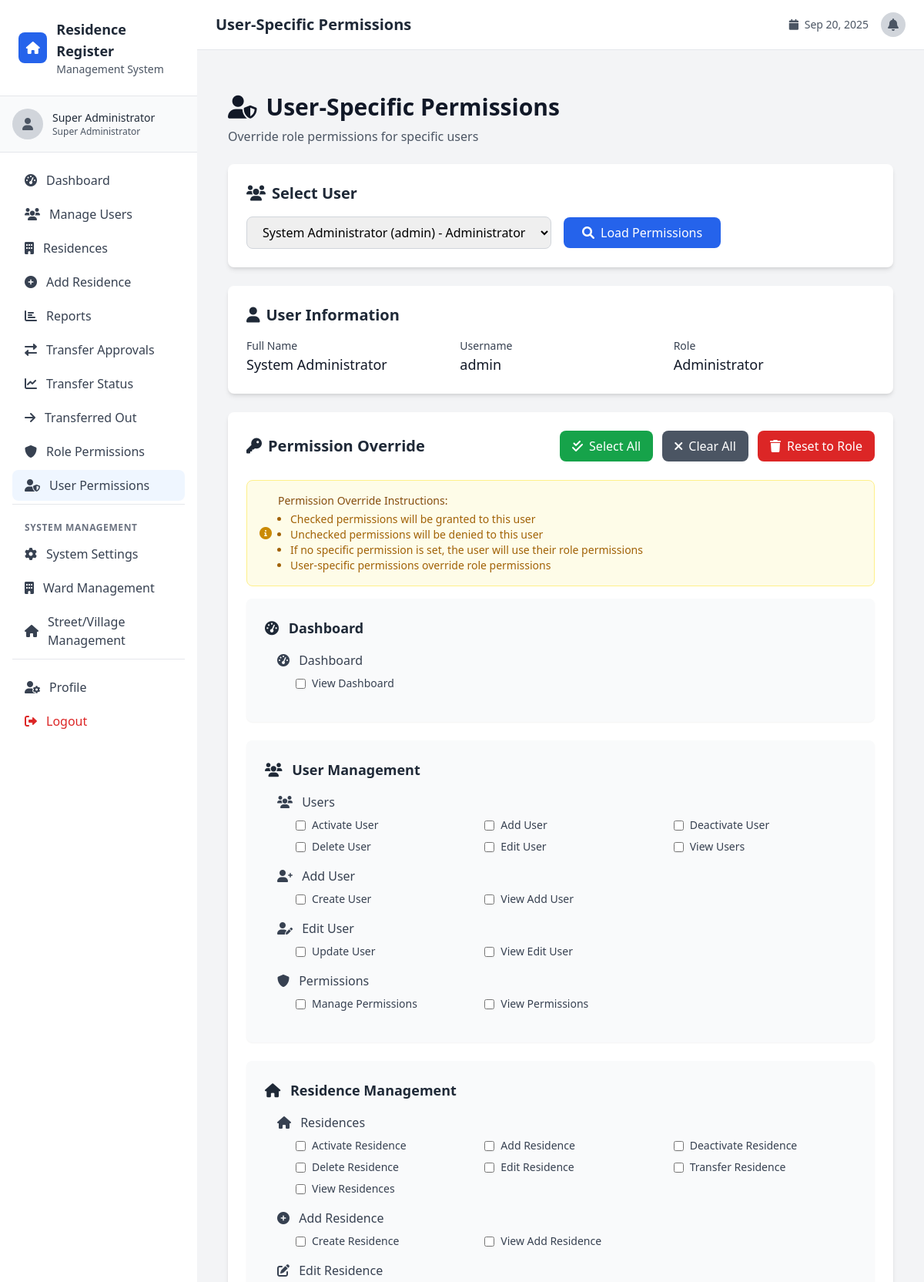
/user_permissions.php?user_id=2 (signed in, upper part), run on the app's committed database.
### tables this page shows
CREATE TABLE users (
    id INT AUTO_INCREMENT PRIMARY KEY,
    full_name VARCHAR(255) NOT NULL,
    username VARCHAR(100) UNIQUE NOT NULL,
    password VARCHAR(255) NOT NULL,
    role ENUM('super_admin', 'admin', 'weo', 'veo', 'data_collector') NOT NULL,
    nida_number VARCHAR(20) UNIQUE NOT NULL,
    assigned_ward_id INT NULL,
    assigned_village_id INT NULL,
    created_at TIMESTAMP DEFAULT CURRENT_TIMESTAMP,
    updated_at TIMESTAMP DEFAULT CURRENT_TIMESTAMP ON UPDATE CURRENT_TIMESTAMP,
    is_active BOOLEAN DEFAULT TRUE,
    FOREIGN KEY (assigned_ward_id) REFERENCES wards(id),
    FOREIGN KEY (assigned_village_id) REFERENCES villages(id)
);

CREATE TABLE permission_modules (
    id INT AUTO_INCREMENT PRIMARY KEY,
    module_name VARCHAR(100) NOT NULL,
    module_display_name VARCHAR(255) NOT NULL,
    module_description TEXT,
    module_icon VARCHAR(50),
    sort_order INT DEFAULT 0,
    is_active BOOLEAN DEFAULT TRUE,
    created_at TIMESTAMP DEFAULT CURRENT_TIMESTAMP
);

CREATE TABLE permission_pages (
    id INT AUTO_INCREMENT PRIMARY KEY,
    module_id INT NOT NULL,
    page_name VARCHAR(100) NOT NULL,
    page_display_name VARCHAR(255) NOT NULL,
    page_url VARCHAR(255) NOT NULL,
    page_description TEXT,
    page_icon VARCHAR(50),
    sort_order INT DEFAULT 0,
    is_active BOOLEAN DEFAULT TRUE,
    created_at TIMESTAMP DEFAULT CURRENT_TIMESTAMP,
    FOREIGN KEY (module_id) REFERENCES permission_modules(id) ON DELETE CASCADE
);

CREATE TABLE permission_actions (
    id INT AUTO_INCREMENT PRIMARY KEY,
    page_id INT NOT NULL,
    action_name VARCHAR(100) NOT NULL,
    action_display_name VARCHAR(255) NOT NULL,
    action_description TEXT,
    action_type ENUM('view', 'create', 'edit', 'delete', 'approve', 'reject', 'transfer', 'export', 'import') NOT NULL,
    is_active BOOLEAN DEFAULT TRUE,
    created_at TIMESTAMP DEFAULT CURRENT_TIMESTAMP,
    FOREIGN KEY (page_id) REFERENCES permission_pages(id) ON DELETE CASCADE
);

### includes/functions.php (called while the page is built, shortened)
<?php
function getRoleDisplayName($role) {
    $roles = [
        'super_admin' => 'Super Administrator',
        'admin' => 'Administrator',
        'weo' => 'Ward Executive Officer',
        'veo' => 'Village Executive Officer'
    ];
    return $roles[$role] ?? $role;
}
function getAllModules() {
    global $pdo;
    try {
        $stmt = $pdo->query("
            SELECT * FROM permission_modules
            WHERE is_active = TRUE
            ORDER BY sort_order
        ");
        return $stmt->fetchAll();
    } catch (PDOException $e) {
        return [];
    }
}
function getPagesByModule($module_id) {
    global $pdo;
    try {
        $stmt = $pdo->prepare("
            SELECT * FROM permission_pages
            WHERE module_id = ? AND is_active = TRUE
            ORDER BY sort_order
        ");
        $stmt->execute([$module_id]);
        return $stmt->fetchAll();
    } catch (PDOException $e) {
        return [];
    }
}
function getActionsByPage($page_id) {
    global $pdo;
    try {
        $stmt = $pdo->prepare("
            SELECT * FROM permission_actions
            WHERE page_id = ? AND is_active = TRUE
            ORDER BY action_name
        ");
        $stmt->execute([$page_id]);
        return $stmt->fetchAll();
    } catch (PDOException $e) {
        return [];
    }
}
?>

### user_permissions.php (the view, shortened to what this page needs)
<?php
require_once 'config/database.php';
require_once 'includes/functions.php';
$users = [];
try {
    $stmt = $pdo->query("SELECT id, full_name, username, role FROM users WHERE role != 'super_admin' ORDER BY full_name");
    $users = $stmt->fetchAll();
} catch (PDOException $e) {
    $error = "Error loading users: " . $e->getMessage();
}
$selected_user = null;
$modules = [];
if (isset($_GET['user_id']) && is_numeric($_GET['user_id'])) {
    $user_id = (int)$_GET['user_id'];
    try {
        $stmt = $pdo->prepare("SELECT id, full_name, username, role FROM users WHERE id = ? AND role != 'super_admin'");
        $stmt->execute([$user_id]);
        $selected_user = $stmt->fetch();
    } catch (PDOException $e) {
        $error = "Error loading user: " . $e->getMessage();
    }
    if ($selected_user) {
        $modules = getAllModules();
    }
}
include 'includes/header.php';
?>
<div class="container mx-auto px-4 py-8">
    <div class="mb-6">
        <h1 class="text-3xl font-bold text-gray-900 mb-2">
            <i class="fas fa-user-shield mr-3"></i>User-Specific Permissions
        </h1>
        <p class="text-gray-600">Override role permissions for specific users</p>
    </div>
    <div class="bg-white p-6 rounded-lg shadow-md mb-6">
        <h2 class="text-xl font-semibold text-gray-800 mb-4">
            <i class="fas fa-users mr-2"></i>Select User
        </h2>
        <form method="GET" class="flex items-center space-x-4">
            <select name="user_id" class="border border-gray-300 rounded-lg px-4 py-2 focus:ring-2 focus:ring-blue-500 focus:border-blue-500" required>
                <?php foreach ($users as $user): ?>
                <option value="<?php echo $user['id']; ?>" <?php echo (isset($_GET['user_id']) && $_GET['user_id'] == $user['id']) ? 'selected' : ''; ?>>
                    <?php echo htmlspecialchars($user['full_name'] . ' (' . $user['username'] . ') - ' . getRoleDisplayName($user['role'])); ?>
                </option>
                <?php endforeach; ?>
            </select>
            <button type="submit" class="bg-blue-600 text-white px-6 py-2 rounded-lg hover:bg-blue-700 transition duration-200">
                <i class="fas fa-search mr-2"></i>Load Permissions
            </button>
        </form>
    </div>
    <?php if ($selected_user): ?>
    <div class="bg-white p-6 rounded-lg shadow-md mb-6">
        <h2 class="text-xl font-semibold text-gray-800 mb-4">
            <i class="fas fa-user mr-2"></i>User Information
        </h2>
        <div class="grid grid-cols-1 md:grid-cols-3 gap-4">
            <div>
                <label class="block text-sm font-medium text-gray-700">Full Name</label>
                <p class="text-lg text-gray-900"><?php echo htmlspecialchars($selected_user['full_name']); ?></p>
            </div>
            <div>
                <label class="block text-sm font-medium text-gray-700">Username</label>
                <p class="text-lg text-gray-900"><?php echo htmlspecialchars($selected_user['username']); ?></p>
            </div>
            <div>
                <label class="block text-sm font-medium text-gray-700">Role</label>
                <p class="text-lg text-gray-900"><?php echo getRoleDisplayName($selected_user['role']); ?></p>
            </div>
        </div>
    </div>
    <div class="bg-white p-6 rounded-lg shadow-md">
        <div class="flex justify-between items-center mb-6">
            <h2 class="text-xl font-semibold text-gray-800">
                <i class="fas fa-key mr-2"></i>Permission Override
            </h2>
            <div class="space-x-2">
                <button onclick="selectAllPermissions()" class="bg-green-600 text-white px-4 py-2 rounded-lg hover:bg-green-700 transition duration-200">
                    <i class="fas fa-check-double mr-2"></i>Select All
                </button>
                <button onclick="clearAllPermissions()" class="bg-gray-600 text-white px-4 py-2 rounded-lg hover:bg-gray-700 transition duration-200">
                    <i class="fas fa-times mr-2"></i>Clear All
                </button>
                <button onclick="clearUserPermissions()" class="bg-red-600 text-white px-4 py-2 rounded-lg hover:bg-red-700 transition duration-200">
                    <i class="fas fa-trash mr-2"></i>Reset to Role
                </button>
            </div>
        </div>
        <div class="mb-4 p-4 bg-yellow-50 border border-yellow-200 rounded-lg">
            <div class="flex items-center">
                <i class="fas fa-info-circle text-yellow-600 mr-2"></i>
                <div>
                    <p class="text-sm text-yellow-800 font-medium">Permission Override Instructions:</p>
                    <ul class="text-sm text-yellow-700 mt-1 ml-4 list-disc">
                        <li>Checked permissions will be granted to this user</li>
                        <li>Unchecked permissions will be denied to this user</li>
                        <li>If no specific permission is set, the user will use their role permissions</li>
                        <li>User-specific permissions override role permissions</li>
                    </ul>
                </div>
            </div>
        </div>
        <form method="POST" id="permissionForm">
            <?php foreach ($modules as $module): ?>
            <div class="bg-gray-50 p-6 rounded-lg shadow-sm mb-6">
                <h3 class="text-lg font-semibold text-gray-800 mb-4">
                    <i class="<?php echo htmlspecialchars($module['module_icon']); ?> mr-2"></i>
                    <?php echo htmlspecialchars($module['module_display_name']); ?>
                </h3>
                <?php foreach (getPagesByModule($module['id']) as $page): ?>
                <div class="ml-4 mb-4">
                    <h4 class="text-md font-medium text-gray-700 mb-2">
                        <i class="<?php echo htmlspecialchars($page['page_icon']); ?> mr-2"></i>
                        <?php echo htmlspecialchars($page['page_display_name']); ?>
                    </h4>
                    <div class="ml-6 grid grid-cols-1 md:grid-cols-2 lg:grid-cols-3 gap-2">
                        <?php foreach (getActionsByPage($page['id']) as $action): ?>
                        <?php
                        $is_checked = false;
                        ?>
                        <label class="inline-flex items-center">
                            <input type="checkbox"
                                   name="permissions[<?php echo $page['id']; ?>][<?php echo $action['id']; ?>]"
                                   value="1"
                                   class="permission-checkbox rounded border-gray-300 text-blue-600 shadow-sm focus:border-blue-300 focus:ring focus:ring-blue-200 focus:ring-opacity-50"
                                   <?php echo $is_checked ? 'checked' : ''; ?>>
                            <span class="ml-2 text-sm text-gray-700">
                                <?php echo htmlspecialchars($action['action_display_name']); ?>
                            </span>
                        </label>
                        <?php endforeach; ?>
                    </div>
                </div>
                <?php endforeach; ?>
            </div>
            <?php endforeach; ?>
        </form>
    </div>
    <?php endif; ?>
</div>
<?php include 'includes/footer.php'; ?>

### data on the page
users: full_name "System Administrator", username "admin", role "Administrator"
permission_modules: module_display_name "Dashboard"
permission_pages: page_display_name "Dashboard"
permission_actions: action_display_name "View Dashboard"
permission_modules: module_display_name "User Management"
permission_pages: page_display_name "Users"
permission_actions: action_display_name "Activate User"
permission_actions: action_display_name "Add User"
permission_actions: action_display_name "Deactivate User"
permission_actions: action_display_name "Delete User"
permission_actions: action_display_name "Edit User"
permission_actions: action_display_name "View Users"
permission_pages: page_display_name "Add User"
permission_actions: action_display_name "Create User"
permission_actions: action_display_name "View Add User"
permission_pages: page_display_name "Edit User"
permission_actions: action_display_name "Update User"
permission_actions: action_display_name "View Edit User"
permission_pages: page_display_name "Permissions"
permission_actions: action_display_name "Manage Permissions"
permission_actions: action_display_name "View Permissions"
permission_modules: module_display_name "Residence Management"
permission_pages: page_display_name "Residences"
permission_actions: action_display_name "Activate Residence"
permission_actions: action_display_name "Add Residence"
permission_actions: action_display_name "Deactivate Residence"
permission_actions: action_display_name "Delete Residence"
permission_actions: action_display_name "Edit Residence"
permission_actions: action_display_name "Transfer Residence"
permission_actions: action_display_name "View Residences"
permission_pages: page_display_name "Add Residence"
permission_actions: action_display_name "Create Residence"
permission_actions: action_display_name "View Add Residence"
permission_pages: page_display_name "Edit Residence"

### other printed values
$_SESSION['user_name'] "Super Administrator"
getRoleDisplayName($_SESSION['user_role']) "Super Administrator"
$page_title "User-Specific Permissions"
form field user_id "System Administrator (admin) - Administrator"
